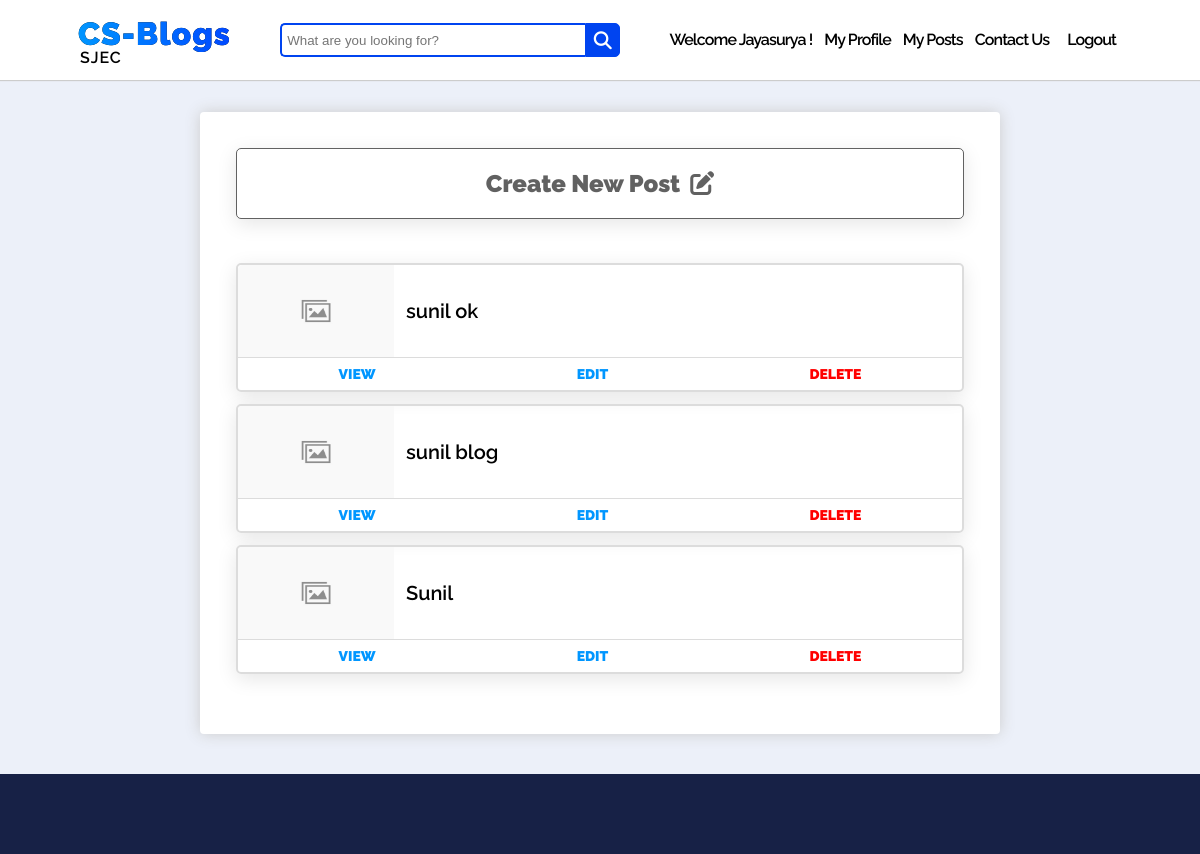
The app's page /accounts/my-posts (signed in) with its own data.
### account/models.py (models this page shows, shortened)
class MyUser(AbstractUser):
    email = models.EmailField(unique=True)
    slug = models.CharField(max_length=60, unique=True, blank=True)
    bio = models.CharField(max_length=500, blank=True)
    profile_image = models.ImageField(upload_to="account/profile_pic", default="profile-default.jpg", blank=True)
    is_author = models.BooleanField(default=True)
    full_name = models.CharField(max_length=100, default="fullnaam")
    first_name = None
    last_name = None
    REQUIRED_FIELDS = ['email', 'full_name']

### blog/models.py (models this page shows, shortened)
class Post(models.Model):
    statuses = [
        ('D', 'Draft'),
        ('P', 'Publish')
    ]
    title = models.CharField(max_length=120, unique=True)
    slug = models.CharField(max_length=60, unique=True, blank=True)
    content = tinymce_models.HTMLField()
    status = models.CharField(max_length=1, choices=statuses, default= 'D')
    category = models.ForeignKey(Category, on_delete=models.CASCADE)
    author = models.ForeignKey(MyUser, on_delete=models.CASCADE)
    image = models.ImageField(upload_to='blog/post', default="post-default.jpg")
    date = models.DateField(auto_now=True)

### account/views.py (the view)
# urls.py: path('my-posts', MyPostsView.as_view(), name="my-posts"),
class MyPostsView(LoginRequiredMixin, ListView):
    login_url = "/accounts/login"
    model = MyUser
    context_object_name = "user"
    template_name = "account/my_posts.html"
    def get_context_data(self, *args, **kwargs):
        context = super().get_context_data()
        user = MyUser.objects.get(username = self.request.user)
        context['posts'] = user.post_set.all()
        return context

### account/templates/account/my_posts.html (shortened to what this page needs)
{% extends "blog/base.html" %}
{% load static %}
{% block extra_head %}
    <link href="{% static 'account/css/my_posts.css' %}" rel="stylesheet" type="text/css">
{% endblock %}
{% block content %}
<br>
<br>
<br>
<br>
    <div id="outer-wrapper">
        <div id="inner-wrapper">
            <div id="create-post">
                <a href="{% url 'post-create' %}"><h2>Create New Post</h2></a>
                <i class="fas fa-edit"></i>
            </div>
            <div id="cards-container">
                {% for post in posts reversed %}
                <div id="card">
                    <div id="card-inner-upper">
                        <div id="post-image">
                            <img src="{{ post.image.url }}" alt="Post Cover">
                        </div>
                        <div id="post-content">
                            <h3>{{ post.title }}</h3>
                        </div>
                    </div>
                    <div id="card-inner-lower">
                        <a href="{% url 'post-detail' post.slug %}">VIEW</a>
                        <a href="{% url 'post-update' post.slug %}">EDIT</a>
                        <a href="{% url 'post-delete' post.slug %}" style="color: red;">DELETE</a>
                    </div>
                </div>
                {% endfor %}
            </div>
        </div>
    </div>
{% endblock %}

### blog/templates/blog/base.html (shortened to what this page needs)
{% load static %}
<!DOCTYPE html>
<html>
  <head>
    <link
      href="{% static 'blog/css/base.css' %}"
      rel="stylesheet"
      type="text/css"
    />
    {% block extra_head %} {% endblock %}
  </head>
  <body>
    <div id="top-bar">
      <div class="logo-bar">
        <div class="logo">
          <a href="{% url 'index' %}" style="height: 40px">CS-Blogs</a>
        </div>
        <p style="margin-left: 2px">SJEC</p>
      </div>
      <form method="GET" action="{% url 'search' %}">
        <div class="search">
          <input
            type="text"
            name="query"
            class="searchTerm"
            placeholder="What are you looking for?"
          />
          <button type="submit" class="searchButton">
            <i class="fa fa-search"></i>
          </button>
        </div>
      </form>
      <div id="menu-items-container">
        {% if request.user.is_authenticated %}
        <p class="menu-item">Welcome {{ request.user.full_name }} !</p>
        <a href="{% url 'profile-update' request.user.slug %}" class="menu-item"
          >My Profile</a
        >
        {% if request.user.is_author == True %}
        <a href="{% url 'my-posts' %}" class="menu-item">My Posts</a>
        {% endif %}
        <a href="{% url 'contact-us' %}" class="menu-item">Contact Us</a>
        <form method="POST" action="{% url 'logout' %}">
          <button class="menu-item" id="logout">Logout</button>
        </form>
        {% else %}
        <a href="{% url 'contact-us' %}" class="menu-item">Contact Us</a>
        <a href="{% url 'login' %}" class="menu-item">Login</a>
        <a href="{% url 'signup' %}"><button id="signup-btn">Signup</button></a>
        {% endif %}
      </div>
    </div>
    {% block content %} {% endblock %}
    <div id="bottom-bar"></div>
  </body>
</html>

### blog/static/blog/css/base.css (style rules this page uses)
body { background-color: #ECF0F9; margin: 0; }
#top-bar { background-color: white; position: fixed; top: 0; left: 0; align-items: center; box-sizing: border-box; box-shadow: 0 1px 1px #ccc; width: 100%; height: 80px; z-index: 90; padding: 1em 4.875em; display: flex; justify-content: space-between; }
.logo-bar { cursor: pointer; }
.logo { background-image: linear-gradient(269deg,#0048ff,#0096ff), linear-gradient(#000,#000); -webkit-background-clip: text; -webkit-text-fill-color: transparent; display: block; font-family: "Raleway"; font-size: 32px; font-weight: 700; height: 37px; letter-spacing: 1px; color: rgb(0, 132, 255); }
.logo-bar a { text-decoration: none; }
.logo-bar p { font-family: Raleway,sans-serif; font-size: 1em; font-weight: 600; font-stretch: normal; line-height: .8; letter-spacing: .9px; margin: 0; }
.search { width: 340px; position: relative; display: flex; align-items: center; }
.searchTerm { width: 100%; border: 2px solid #0044F0; border-right: none; padding: 5px; height: 20px; border-radius: 5px 0 0 5px; outline: none; color: #9DBFAF; }
.searchButton { width: 38px; height: 34px; border: 1px solid #0044F0; background: #0044F0; text-align: center; color: #fff; border-radius: 0 5px 5px 0; cursor: pointer; font-size: 20px; }
.fa-search { color: white; font-size: 18px; }
#menu-items-container { display: flex; justify-content: flex-end; align-items: center; }
#menu-items-container a { text-decoration: none; color: #000; }
.menu-item { font-family: "Raleway"; font-size: 16px; font-weight: 600; letter-spacing: -0.9px; line-height: 69.84px; margin: 0px; margin-right: 12px; }
#bottom-bar { background-color: #172146; width: 100%; height: 80px; }

### account/static/account/css/my_posts.css (style rules this page uses)
#outer-wrapper { max-width: 800px; margin: 40px auto; -webkit-box-sizing: border-box; box-sizing: border-box; background-color: #fff; border-radius: 4px; -webkit-box-shadow: 0 0 15px #ccc; box-shadow: 0 0 15px #ccc; }
#inner-wrapper { padding: 36px; }
#create-post { display: flex; justify-content: center; align-items: center; border: 1px solid #333333c5; border-radius: 5px; box-shadow: 0 5px 20px 0 rgba(0,0,0,.1); cursor: pointer; }
#create-post h2,a { font-weight: 900; font-family: Raleway,sans-serif; box-sizing: border-box; color: #333333c5; cursor: pointer; text-decoration: none; }
.fa-edit { margin-left: 10px; font-size: 1.5em; color: #333333c5; }
#cards-container { padding: 32px 0px 12px 0px; }
#card { border: 2px solid #dcdcdc; border-radius: 5px; box-shadow: 0 5px 20px 0 rgba(0,0,0,.1); cursor: pointer; margin: 12px auto; }
#card-inner-upper { display: flex; justify-content: flex-start; align-items: center; }
#post-image { height: 92px; }
#post-image img { height: 100%; width: 156px; border-top-left-radius: 5px; }
#post-content h3 { font-family: 'Raleway'; font-size: 20px; font-weight: 600; margin: 0px; margin-left: 12px; }
#card-inner-lower { display: flex; justify-content: space-around; align-items: center; border-top: 1.5px solid #dcdcdc; }
#card-inner-lower a { margin-top: 8px; margin-bottom: 8px; font-size: .875em; font-weight: 900; font-family: Raleway,sans-serif; box-sizing: border-box; color: #0096ff; cursor: pointer; text-decoration: none; }

### blog/templates/blog/base.html (style rules this page uses)
#logout { margin-right: 0px; border: none; background: none; cursor: pointer; outline: inherit; }

### records on screen
MyUser: user.full_name "Jayasurya"
Post: image (placeholder picture), title "sunil ok"
Post: image (placeholder picture), title "sunil blog"
Post: image (placeholder picture), title "Sunil"
